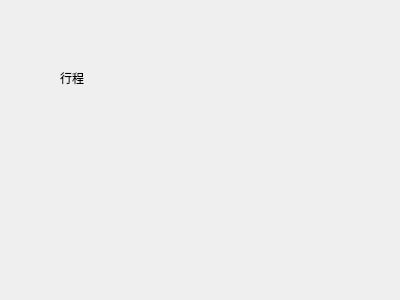
<?xml version="1.0" encoding="UTF-8"?>
<ui version="4.0">
 <class>OrderInfoWidget</class>
 <widget class="QWidget" name="OrderInfoWidget">
  <property name="geometry">
   <rect>
    <x>0</x>
    <y>0</y>
    <width>400</width>
    <height>300</height>
   </rect>
  </property>
  <property name="windowTitle">
   <string>Form</string>
  </property>
  <widget class="QLabel" name="label">
   <property name="geometry">
    <rect>
     <x>60</x>
     <y>70</y>
     <width>41</width>
     <height>16</height>
    </rect>
   </property>
   <property name="text">
    <string>行程</string>
   </property>
  </widget>
 </widget>
 <resources/>
 <connections/>
</ui>
